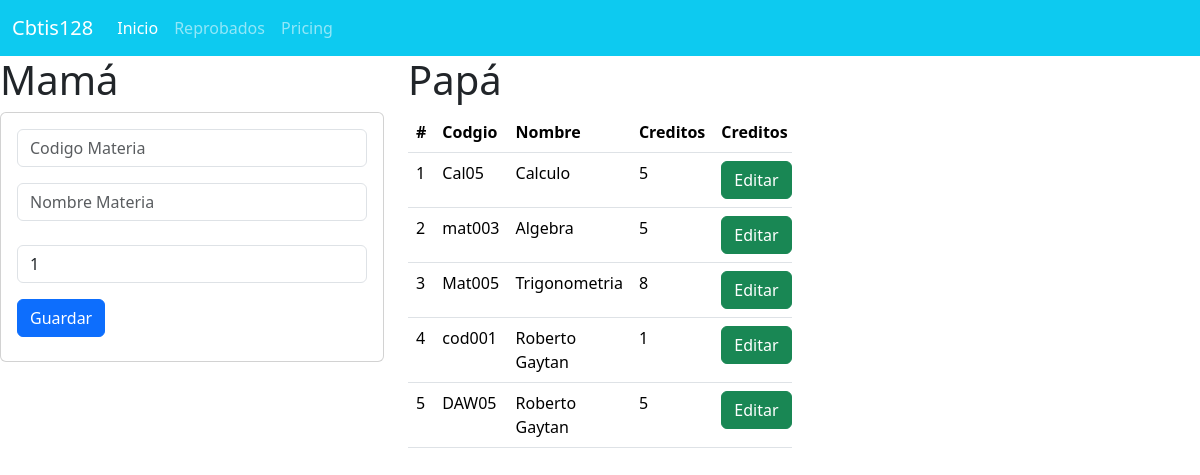
The page / on the database its author committed.
### materia_app/models.py (models this page shows, shortened)
class Materia(models.Model):
    codigo=models.CharField(primary_key=True, max_length=50)
    nombre=models.CharField(max_length=100)
    creditos=models.PositiveSmallIntegerField()

### materia_app/views.py (the view)
# urls.py: path("",views.inicio_vista,name="inicio_vista"),
def inicio_vista(request):
    lasmaterias=Materia.objects.all()
    return render(request,'gestionarMaterias.html',{"mismaterias":lasmaterias})

### materia_app/templates/gestionarMaterias.html (shortened to what this page needs)
{%extends "base.html"%}
{% block cuerpo%}
    <div class="row">
        <div class="col-sm-12 col-md-4 col-lg-4 col-xl-4">
            <h1>Mamá</h1>
            <div class="card">
              <div class="card-body">
                <form action="/registrarMateria/" method="POST">
                  <div class="form-group">
                    <input type="text" id="txtcodigo" name="txtcodigo" class="form-control" placeholder="Codigo Materia" minLenght="7" maxlenght="7" required>
                  </div>
                  <div class="form-group py-3">
                    <input type="text" id="txtnombre" name="txtnombre" class="form-control" placeholder="Nombre Materia" maxlenght="100" required>
                  </div>
                  <div class="form-group py-2">
                    <input type="text" id="numcredito" name="numcredito" class="form-control" value="1" min="1" max="2" required>
                  </div>
                  <div class="form-group py-2">
                    <button  type="submit" class="btn btn-primary" >Guardar</button>
                  </div>
                </form>
              </div>
            </div>
        </div>
        <div class="col-sm-12 col-md-4 col-lg-4 col-xl-4">
            <h1>Papá</h1>
        <div class="table-responsive">
            <table class="table">
                <thead>
                  <tr>
                    <th scope="col">#</th>
                    <th scope="col">Codgio</th>
                    <th scope="col">Nombre</th>
                    <th scope="col">Creditos</th>
                    <th colspan="2">Creditos</th>
                  </tr>
                </thead>
                <tbody>
                    {% for m in mismaterias%}
                      <tr>
                        <td>
                          {{forloop.counter}}
                        </td>
                        <td>{{m.codigo}}</td>
                        <td>{{m.nombre}}</td>
                        <td>{{m.creditos}}</td>
                        <td><a href="seleccionarMateria/{{m.codigo}}" class="btn btn-success">Editar</a></td>
                      </tr>
                    {% endfor %}
                </tbody>
              </table>
        </div>
        </div>
    </div>
{%endblock%}

### materia_app/templates/base.html (shortened to what this page needs)
<!doctype html>
<html lang="en">
<head>
    <link href="https://cdn.jsdelivr.net/npm/bootstrap@5.3.3/dist/css/bootstrap.min.css" rel="stylesheet">
</head>
<body>
    <nav class="navbar navbar-expand-lg bg-info" data-bs-theme="dark">
        <div class="container-fluid">
          <a class="navbar-brand" href="#">Cbtis128</a>
          <div class="collapse navbar-collapse" id="navbarNav">
            <ul class="navbar-nav">
              <li class="nav-item">
                <a class="nav-link active" aria-current="page" href="#">Inicio</a>
              </li>
              <li class="nav-item">
                <a class="nav-link" href="#">Reprobados</a>
              </li>
              <li class="nav-item">
                <a class="nav-link" href="#">Pricing</a>
              </li>
            </ul>
          </div>
        </div>
      </nav>
    {% block cuerpo%}
    {%endblock%}
</body>
</html>

### rows shown on the page
Materia: codigo "Cal05", nombre "Calculo", creditos "5"
Materia: codigo "mat003", nombre "Algebra", creditos "5"
Materia: codigo "Mat005", nombre "Trigonometria", creditos "8"
Materia: codigo "cod001", nombre "Roberto Gaytan", creditos "1"
Materia: codigo "DAW05", nombre "Roberto Gaytan", creditos "5"
